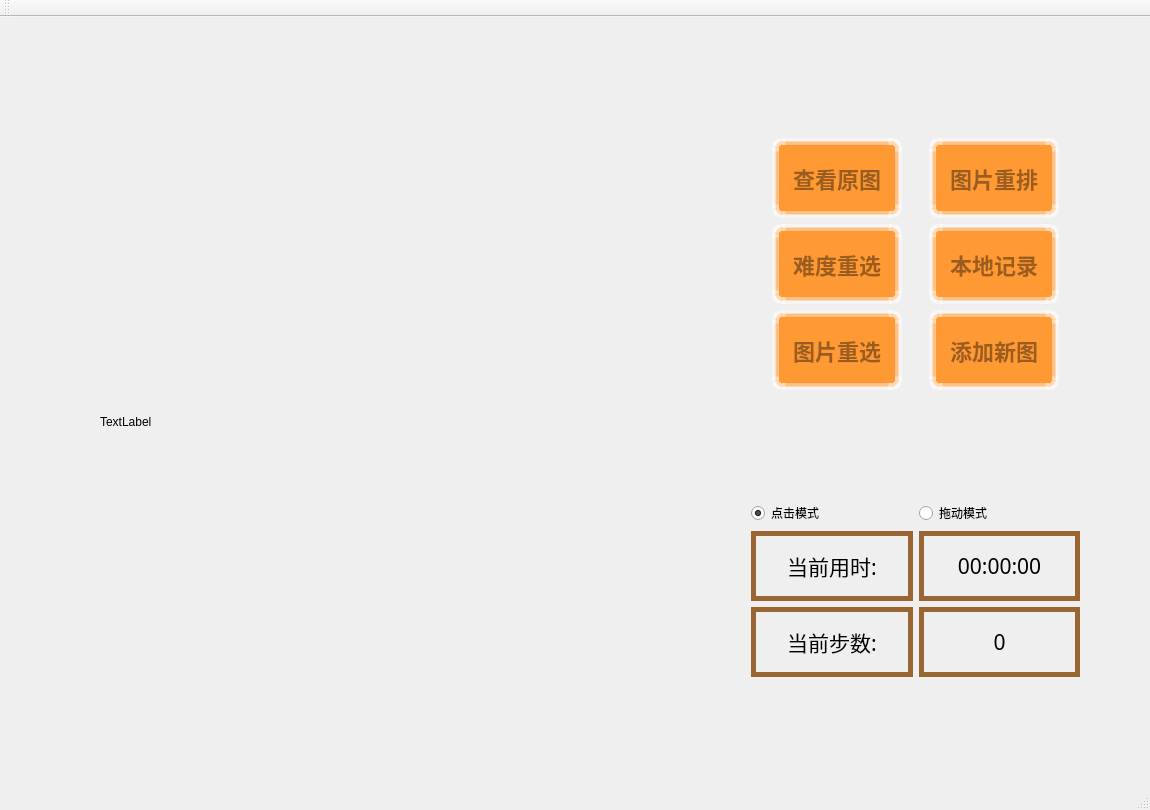
<?xml version="1.0" encoding="UTF-8"?>
<ui version="4.0">
 <class>MainWindow</class>
 <widget class="QMainWindow" name="MainWindow">
  <property name="geometry">
   <rect>
    <x>0</x>
    <y>0</y>
    <width>1150</width>
    <height>810</height>
   </rect>
  </property>
  <property name="minimumSize">
   <size>
    <width>1150</width>
    <height>810</height>
   </size>
  </property>
  <property name="maximumSize">
   <size>
    <width>1150</width>
    <height>810</height>
   </size>
  </property>
  <property name="windowTitle">
   <string>My myzzle</string>
  </property>
  <property name="styleSheet">
   <string notr="true">#MainWindow{
border-image: url(:/picture/background.png);
}</string>
  </property>
  <widget class="QWidget" name="centralWidget">
   <widget class="QLabel" name="label_picture">
    <property name="geometry">
     <rect>
      <x>100</x>
      <y>100</y>
      <width>610</width>
      <height>610</height>
     </rect>
    </property>
    <property name="text">
     <string>TextLabel</string>
    </property>
    <property name="scaledContents">
     <bool>true</bool>
    </property>
   </widget>
   <widget class="QWidget" name="layoutWidget">
    <property name="geometry">
     <rect>
      <x>740</x>
      <y>110</y>
      <width>351</width>
      <height>561</height>
     </rect>
    </property>
    <layout class="QVBoxLayout" name="verticalLayout">
     <item>
      <layout class="QGridLayout" name="gridLayout">
       <item row="1" column="0">
        <widget class="QPushButton" name="Button_reselection">
         <property name="minimumSize">
          <size>
           <width>130</width>
           <height>80</height>
          </size>
         </property>
         <property name="maximumSize">
          <size>
           <width>130</width>
           <height>80</height>
          </size>
         </property>
         <property name="font">
          <font>
           <pointsize>-1</pointsize>
           <weight>75</weight>
           <italic>false</italic>
           <bold>true</bold>
          </font>
         </property>
         <property name="styleSheet">
          <string notr="true">background-color:rgba(255,153,51);
border-style:outset;                
border-width:7px;                 
border-radius:10px;                 
border-color:rgba(255,255,255,100);
font:bold 22px ;
color:rgba(0,0,0,100);
padding:6px;
                   </string>
         </property>
         <property name="text">
          <string>难度重选</string>
         </property>
        </widget>
       </item>
       <item row="0" column="0">
        <widget class="QPushButton" name="Button_original">
         <property name="minimumSize">
          <size>
           <width>130</width>
           <height>80</height>
          </size>
         </property>
         <property name="maximumSize">
          <size>
           <width>130</width>
           <height>80</height>
          </size>
         </property>
         <property name="font">
          <font>
           <pointsize>-1</pointsize>
           <weight>75</weight>
           <italic>false</italic>
           <bold>true</bold>
          </font>
         </property>
         <property name="styleSheet">
          <string notr="true">background-color:rgba(255,153,51);
border-style:outset;                
border-width:7px;                 
border-radius:10px;                 
border-color:rgba(255,255,255,100);
font:bold 22px ;
color:rgba(0,0,0,100);
padding:6px;
                   </string>
         </property>
         <property name="text">
          <string>查看原图</string>
         </property>
        </widget>
       </item>
       <item row="0" column="1">
        <widget class="QPushButton" name="Button_upset">
         <property name="minimumSize">
          <size>
           <width>130</width>
           <height>80</height>
          </size>
         </property>
         <property name="maximumSize">
          <size>
           <width>130</width>
           <height>80</height>
          </size>
         </property>
         <property name="font">
          <font>
           <pointsize>-1</pointsize>
           <weight>75</weight>
           <italic>false</italic>
           <bold>true</bold>
          </font>
         </property>
         <property name="styleSheet">
          <string notr="true">background-color:rgba(255,153,51);
border-style:outset;                
border-width:7px;                 
border-radius:10px;                 
border-color:rgba(255,255,255,100);
font:bold 22px ;
color:rgba(0,0,0,100);
padding:6px;
                   </string>
         </property>
         <property name="text">
          <string>图片重排</string>
         </property>
        </widget>
       </item>
       <item row="1" column="1">
        <widget class="QPushButton" name="Button_records">
         <property name="minimumSize">
          <size>
           <width>130</width>
           <height>80</height>
          </size>
         </property>
         <property name="maximumSize">
          <size>
           <width>130</width>
           <height>80</height>
          </size>
         </property>
         <property name="font">
          <font>
           <pointsize>-1</pointsize>
           <weight>75</weight>
           <italic>false</italic>
           <bold>true</bold>
          </font>
         </property>
         <property name="styleSheet">
          <string notr="true">background-color:rgba(255,153,51);
border-style:outset;                
border-width:7px;                 
border-radius:10px;                 
border-color:rgba(255,255,255,100);
font:bold 22px ;
color:rgba(0,0,0,100);
padding:6px;
                   </string>
         </property>
         <property name="text">
          <string>本地记录</string>
         </property>
        </widget>
       </item>
       <item row="2" column="0">
        <widget class="QPushButton" name="Button_chooseimg">
         <property name="minimumSize">
          <size>
           <width>130</width>
           <height>80</height>
          </size>
         </property>
         <property name="maximumSize">
          <size>
           <width>130</width>
           <height>80</height>
          </size>
         </property>
         <property name="font">
          <font>
           <pointsize>-1</pointsize>
           <weight>75</weight>
           <italic>false</italic>
           <bold>true</bold>
          </font>
         </property>
         <property name="styleSheet">
          <string notr="true">background-color:rgba(255,153,51);
border-style:outset;                
border-width:7px;                 
border-radius:10px;                 
border-color:rgba(255,255,255,100);
font:bold 22px ;
color:rgba(0,0,0,100);
padding:6px;
                   </string>
         </property>
         <property name="text">
          <string>图片重选</string>
         </property>
        </widget>
       </item>
       <item row="2" column="1">
        <widget class="QPushButton" name="Button_local_img">
         <property name="minimumSize">
          <size>
           <width>130</width>
           <height>80</height>
          </size>
         </property>
         <property name="maximumSize">
          <size>
           <width>130</width>
           <height>80</height>
          </size>
         </property>
         <property name="font">
          <font>
           <pointsize>-1</pointsize>
           <weight>75</weight>
           <italic>false</italic>
           <bold>true</bold>
          </font>
         </property>
         <property name="styleSheet">
          <string notr="true">background-color:rgba(255,153,51);
border-style:outset;                
border-width:7px;                 
border-radius:10px;                 
border-color:rgba(255,255,255,100);
font:bold 22px ;
color:rgba(0,0,0,100);
padding:6px;
                   </string>
         </property>
         <property name="text">
          <string>添加新图</string>
         </property>
        </widget>
       </item>
      </layout>
     </item>
     <item>
      <spacer name="verticalSpacer">
       <property name="orientation">
        <enum>Qt::Vertical</enum>
       </property>
       <property name="sizeHint" stdset="0">
        <size>
         <width>20</width>
         <height>40</height>
        </size>
       </property>
      </spacer>
     </item>
     <item>
      <layout class="QHBoxLayout" name="horizontalLayout">
       <item>
        <widget class="QRadioButton" name="RButton_click">
         <property name="text">
          <string>点击模式</string>
         </property>
         <property name="checked">
          <bool>true</bool>
         </property>
        </widget>
       </item>
       <item>
        <widget class="QRadioButton" name="RButton_drag">
         <property name="text">
          <string>拖动模式</string>
         </property>
         <property name="checked">
          <bool>false</bool>
         </property>
        </widget>
       </item>
      </layout>
     </item>
     <item>
      <layout class="QGridLayout" name="gridLayout_2">
       <item row="0" column="0">
        <widget class="QLabel" name="label">
         <property name="minimumSize">
          <size>
           <width>0</width>
           <height>70</height>
          </size>
         </property>
         <property name="font">
          <font>
           <family>楷体</family>
           <pointsize>16</pointsize>
          </font>
         </property>
         <property name="styleSheet">
          <string notr="true">border: 5px solid  #996633;</string>
         </property>
         <property name="text">
          <string>当前用时:</string>
         </property>
         <property name="alignment">
          <set>Qt::AlignCenter</set>
         </property>
        </widget>
       </item>
       <item row="0" column="1">
        <widget class="QLabel" name="label_time">
         <property name="font">
          <font>
           <family>楷体</family>
           <pointsize>16</pointsize>
          </font>
         </property>
         <property name="styleSheet">
          <string notr="true">border: 5px solid  #996633;</string>
         </property>
         <property name="frameShape">
          <enum>QFrame::NoFrame</enum>
         </property>
         <property name="text">
          <string>00:00:00</string>
         </property>
         <property name="alignment">
          <set>Qt::AlignCenter</set>
         </property>
        </widget>
       </item>
       <item row="1" column="1">
        <widget class="QLabel" name="label_steps">
         <property name="font">
          <font>
           <family>楷体</family>
           <pointsize>16</pointsize>
          </font>
         </property>
         <property name="styleSheet">
          <string notr="true">border: 5px solid  #996633;</string>
         </property>
         <property name="text">
          <string>0</string>
         </property>
         <property name="alignment">
          <set>Qt::AlignCenter</set>
         </property>
        </widget>
       </item>
       <item row="1" column="0">
        <widget class="QLabel" name="label_2">
         <property name="minimumSize">
          <size>
           <width>0</width>
           <height>70</height>
          </size>
         </property>
         <property name="font">
          <font>
           <family>楷体</family>
           <pointsize>16</pointsize>
          </font>
         </property>
         <property name="styleSheet">
          <string notr="true">border: 5px solid  #996633;</string>
         </property>
         <property name="text">
          <string>当前步数:</string>
         </property>
         <property name="alignment">
          <set>Qt::AlignCenter</set>
         </property>
        </widget>
       </item>
      </layout>
     </item>
    </layout>
   </widget>
   <zorder>layoutWidget</zorder>
   <zorder>label_picture</zorder>
   <zorder>RButton_click</zorder>
   <zorder>RButton_drag</zorder>
  </widget>
  <widget class="QMenuBar" name="menuBar">
   <property name="geometry">
    <rect>
     <x>0</x>
     <y>0</y>
     <width>1150</width>
     <height>25</height>
    </rect>
   </property>
  </widget>
  <widget class="QToolBar" name="mainToolBar">
   <property name="autoFillBackground">
    <bool>false</bool>
   </property>
   <attribute name="toolBarArea">
    <enum>TopToolBarArea</enum>
   </attribute>
   <attribute name="toolBarBreak">
    <bool>false</bool>
   </attribute>
  </widget>
  <widget class="QStatusBar" name="statusBar"/>
 </widget>
 <layoutdefault spacing="6" margin="11"/>
 <resources/>
 <connections/>
</ui>
